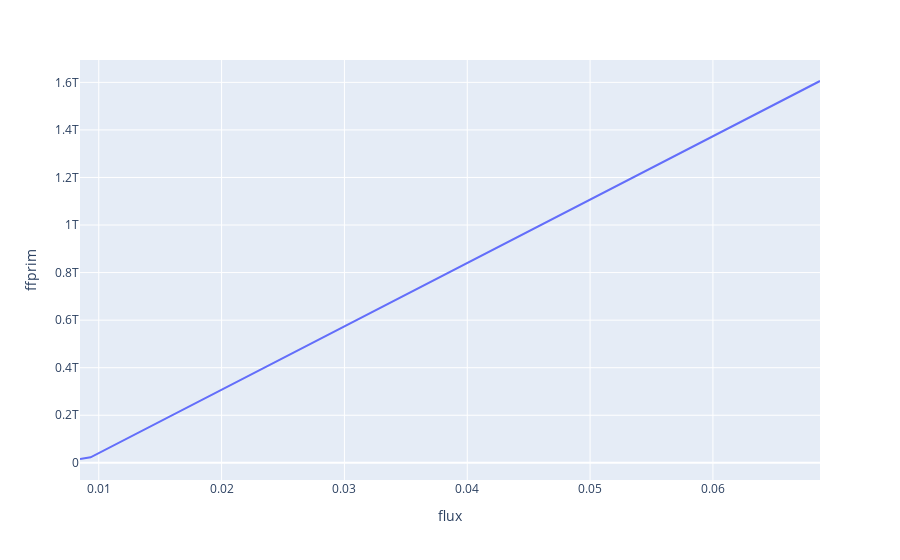

Notebook code cell kept with this figure:
### Code cell
y1 = cond['diff_i2_norm']
df = pd.DataFrame(data=np.array([x2, y1]).T, columns=['flux', 'ffprim'])
fig2 = px.line(df, x='flux', y='ffprim')
fig2.show()
